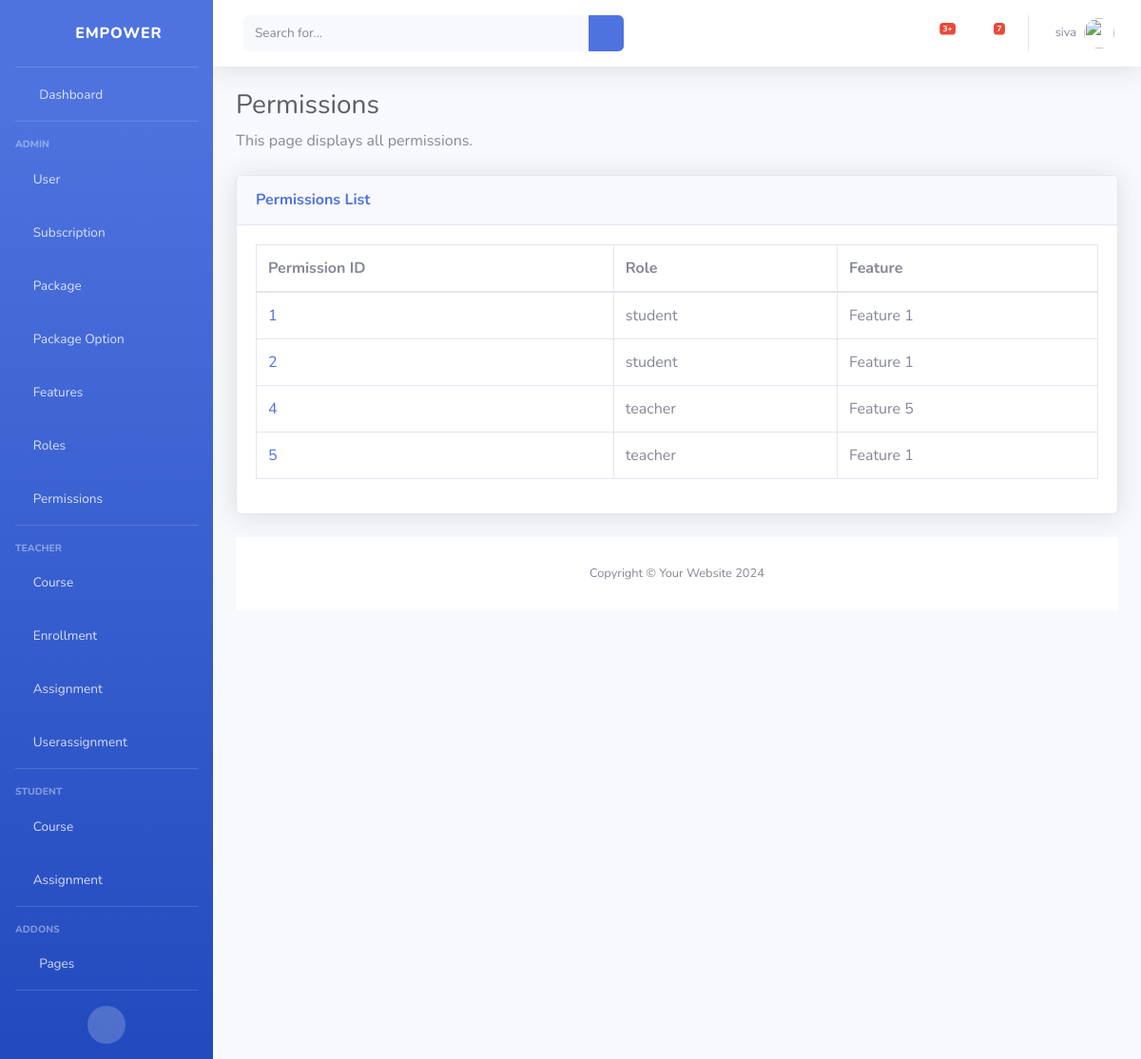
The app's page /permissions/ (signed in), older data.
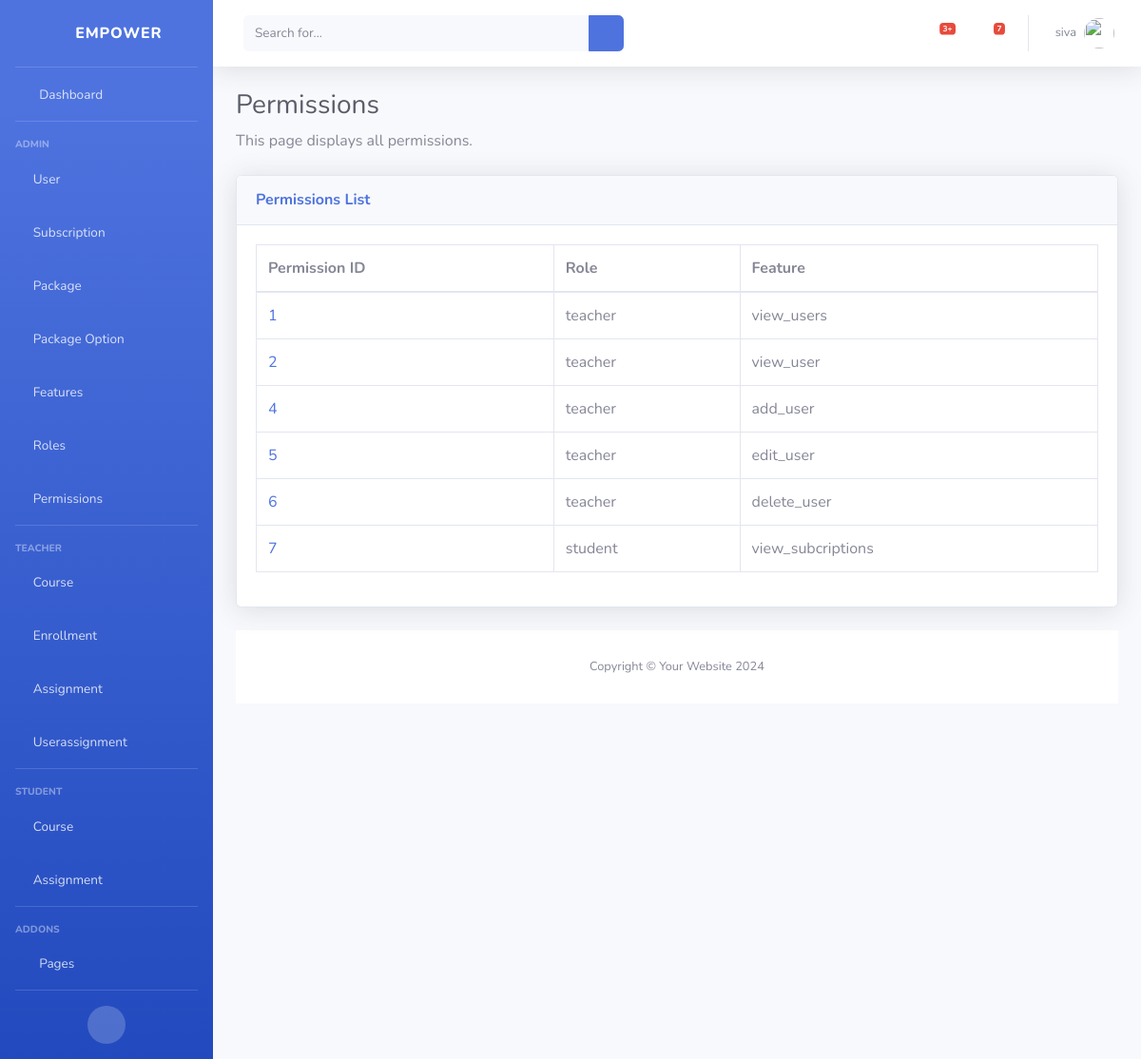
The same page, newer data.
### classRoom/models.py (models this page shows)
class Permission(models.Model):
    id = models.AutoField(primary_key=True)
    role = models.ForeignKey(Role, on_delete=models.CASCADE)
    feature = models.ForeignKey(Feature, on_delete=models.CASCADE)
    class Meta:
        unique_together = ['role', 'feature']

class Role(models.Model):
    id = models.AutoField(primary_key=True)
    role_name = models.CharField(max_length=255, unique=True)

class Feature(models.Model):
    id = models.AutoField(primary_key=True)
    feature_name = models.CharField(max_length=255, unique=True)

### classRoom/views.py (the view)
# urls.py: path('permissions/', view_permissions, name='view_permissions'),
@login_required
def view_permissions(request):
    permissions = Permission.objects.all()
    return render(request, 'permissions/view_permissions.html', {'permissions': permissions})

### classRoom/templates/permissions/view_permissions.html (shortened to what this page needs)
{% extends 'base.html' %}
{% block content %}
<h1 class="h3 mb-2 text-gray-800">Permissions</h1>
<p class="mb-4">This page displays all permissions.</p>
<div class="card shadow mb-4">
    <div class="card-header py-3 d-flex justify-content-between align-items-center">
        <h6 class="m-0 font-weight-bold text-primary">Permissions List</h6>
        <div class="dropdown no-arrow show">
            <a class="dropdown-toggle" id="dropdownMenuLink" data-toggle="dropdown" aria-haspopup="true"
                aria-expanded="true" style="float: right;">
                <i class="fas fa-ellipsis-v fa-sm fa-fw text-gray-400"></i>
            </a>
        </div>
    </div>
    <div class="card-body">
        <div class="table-responsive">
            <table class="table table-bordered" id="dataTable" width="100%" cellspacing="0">
                <thead>
                    <tr>
                        <th>Permission ID</th>
                        <th>Role</th>
                        <th>Feature</th>
                    </tr>
                </thead>
                <tbody>
                    {% for permission in permissions %}
                    <tr>
                        <td><a href="{% url 'view_permission' permission.id %}">{{ permission.id }}</a></td>
                        <td>{{ permission.role.role_name }}</td>
                        <td>{{ permission.feature.feature_name }}</td>
                    </tr>
                    {% endfor %}
                </tbody>
            </table>
        </div>
    </div>
{% endblock %}

### classRoom/templates/base.html (shortened to what this page needs)
{% load static %}
<!DOCTYPE html>
<html lang="en">
<head>
    <link rel="stylesheet" href="{% static 'vendor/fontawesome-free/css/all.min.css' %}" type="text/css">
    <link rel="stylesheet" href="{% static 'css/sb-admin-2.min.css' %}">
</head>
<body id="page-top">
    <div id="wrapper">
        <ul class="navbar-nav bg-gradient-primary sidebar sidebar-dark accordion" id="accordionSidebar">
            <a class="sidebar-brand d-flex align-items-center justify-content-center" href="{% url 'index' %}">
                <div class="sidebar-brand-icon rotate-n-15">
                    <i class="fas fa-chess-knight"></i>
                </div>
                <div class="sidebar-brand-text mx-3">Empower</div>
            </a>
            <hr class="sidebar-divider my-0">
            <li class="nav-item">
                <a class="nav-link" href="{% url 'index' %}">
                    <i class="fas fa-fw fa-tachometer-alt"></i>
                    <span>Dashboard</span></a>
            </li>
            <hr class="sidebar-divider">
            <div class="sidebar-heading">
                Admin
            </div>
            <li class="nav-item">
                <a class="nav-link" href="{% url 'view_users' %}" >
                    <i class="fas fa-user-shield"></i>
                    <span>User</span>
                </a>
            </li>
            <li class="nav-item">
                <a class="nav-link" href="{% url 'view_subscriptions' %}" >
                    <i class="fas fa-user-shield"></i>
                    <span>Subscription</span>
                </a>
            </li>
            <li class="nav-item">
                <a class="nav-link" href="{% url 'view_packages' %}" >
                    <i class="fas fa-user-shield"></i>
                    <span>Package</span>
                </a>
            </li>
            <li class="nav-item">
                <a class="nav-link" href="{% url 'view_package_options' %}" >
                    <i class="fas fa-user-shield"></i>
                    <span>Package Option</span>
                </a>
            </li>
            <li class="nav-item">
                <a class="nav-link" href="{% url 'view_features' %}" >
                    <i class="fas fa-user-shield"></i>
                    <span>Features</span>
                </a>
            </li>
            <li class="nav-item">
                <a class="nav-link" href="{% url 'view_roles' %}" >
                    <i class="fas fa-user-shield"></i>
                    <span>Roles</span>
                </a>
            </li>
            <li class="nav-item">
                <a class="nav-link" href="{% url 'view_permissions' %}" >
                    <i class="fas fa-user-shield"></i>
                    <span>Permissions</span>
                </a>
            </li>
            <hr class="sidebar-divider">
            <div class="sidebar-heading">
                Teacher
            </div>
            <li class="nav-item">
                <a class="nav-link" href="{% url 'view_courses' %}" >
                    <i class="fas fa-chalkboard-teacher"></i>
                    <span>Course</span>
                </a>
            </li>
            <li class="nav-item">
                <a class="nav-link" href="{% url 'view_enrollments' %}" >
                    <i class="fas fa-chalkboard-teacher"></i>
                    <span>Enrollment</span>
                </a>
            </li>
            <li class="nav-item">
                <a class="nav-link" href="{% url 'view_assignments' %}" >
                    <i class="fas fa-chalkboard-teacher"></i>
                    <span>Assignment</span>
                </a>
            </li>
            <li class="nav-item">
                <a class="nav-link" href="{% url 'view_userassignments' %}" >
                    <i class="fas fa-chalkboard-teacher"></i>
                    <span>Userassignment</span>
                </a>
            </li>
            <hr class="sidebar-divider">
            <div class="sidebar-heading">
                Student
            </div>
            <li class="nav-item">
                <a class="nav-link" href="{% url 'view_courses' %}" >
                    <i class="fas fa-user-graduate"></i>
                    <span>Course</span>
                </a>
                <a class="nav-link" href="{% url 'view_assignments' %}" >
                    <i class="fas fa-user-graduate"></i>
                    <span>Assignment</span>
                </a>
            </li>
            <hr class="sidebar-divider">
            <div class="sidebar-heading">
                Addons
            </div>
            <li class="nav-item">
                <a class="nav-link collapsed" href="#" data-toggle="collapse" data-target="#collapsePages"
                    aria-expanded="true" aria-controls="collapsePages">
                    <i class="fas fa-fw fa-folder"></i>
                    <span>Pages</span>
                </a>
            </li>
            <hr class="sidebar-divider d-none d-md-block">
            <div class="text-center d-none d-md-inline">
                <button class="rounded-circle border-0" id="sidebarToggle"></button>
            </div>
        </ul>
        <div id="content-wrapper" class="d-flex flex-column">
            <nav class="navbar navbar-expand navbar-light bg-white topbar mb-4 static-top shadow">
                <form
                    class="d-none d-sm-inline-block form-inline mr-auto ml-md-3 my-2 my-md-0 mw-100 navbar-search">
                    <div class="input-group">
                        <input type="text" class="form-control bg-light border-0 small" placeholder="Search for..."
                            aria-label="Search" aria-describedby="basic-addon2">
                        <div class="input-group-append">
                            <button class="btn btn-primary" type="button">
                                <i class="fas fa-search fa-sm"></i>
                            </button>
                        </div>
                    </div>
                </form>
                <ul class="navbar-nav ml-auto">
                    <li class="nav-item dropdown no-arrow mx-1">
                        <a class="nav-link dropdown-toggle" href="#" id="alertsDropdown" role="button"
                            data-toggle="dropdown" aria-haspopup="true" aria-expanded="false">
                            <i class="fas fa-bell fa-fw"></i>
                            <span class="badge badge-danger badge-counter">3+</span>
                        </a>
                    </li>
                    <li class="nav-item dropdown no-arrow mx-1">
                        <a class="nav-link dropdown-toggle" href="#" id="messagesDropdown" role="button"
                            data-toggle="dropdown" aria-haspopup="true" aria-expanded="false">
                            <i class="fas fa-envelope fa-fw"></i>
                            <span class="badge badge-danger badge-counter">7</span>
                        </a>
                    </li>
                    <li class="nav-item dropdown no-arrow">
                        <a class="nav-link dropdown-toggle" href="#" id="userDropdown" role="button"
                            data-toggle="dropdown" aria-haspopup="true" aria-expanded="false">
                            {% if user.is_authenticated %}
                                <span class="mr-2 d-none d-lg-inline text-gray-600 small">{{ user.username }}</span>
                            {% endif %}
                            <img class="img-profile rounded-circle" src="{% static 'img/undraw_profile.svg' %}">
                        </a>
                    </li>
                </ul>
            </nav>
            <div class="container-fluid">
                {% block content %}
                {% endblock %}
            </div>
            <footer class="sticky-footer bg-white">
                <div class="container my-auto">
                    <div class="copyright text-center my-auto">
                        <span>Copyright &copy; Your Website 2024</span>
                    </div>
                </div>
            </footer>
        </div>
    </div>
    </div>
</body>
</html>

Row changes from the older to the newer data that the page shows:
changed Permission id 1: role.role_name "student" → "teacher"; feature.feature_name "Feature 1" → "view_users"
changed Permission id 2: role.role_name "student" → "teacher"; feature.feature_name "Feature 1" → "view_user"
changed through a linked row, Permission id 4: feature.feature_name "Feature 5" → "add_user"
changed Permission id 5: feature.feature_name "Feature 1" → "edit_user"
added Permission: id "6", role.role_name "teacher", feature.feature_name "delete_user"
added Permission: id "7", role.role_name "student", feature.feature_name "view_subcriptions"
